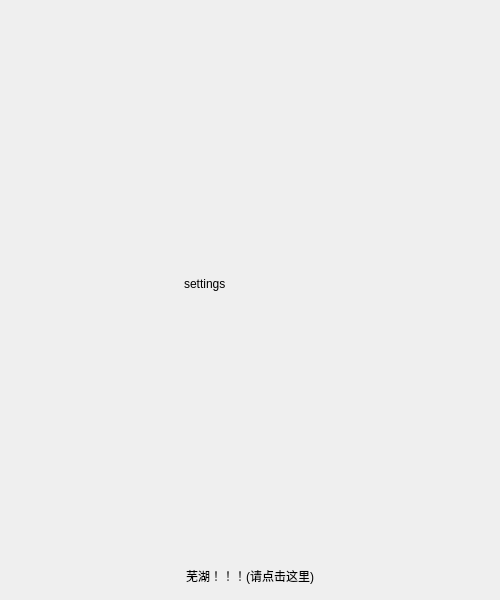
<?xml version="1.0" encoding="UTF-8"?>
<ui version="4.0">
 <class>setting</class>
 <widget class="QWidget" name="setting">
  <property name="geometry">
   <rect>
    <x>0</x>
    <y>0</y>
    <width>500</width>
    <height>600</height>
   </rect>
  </property>
  <property name="windowTitle">
   <string>no gacha no life</string>
  </property>
  <property name="windowIcon">
   <iconset resource="pictures.qrc">
    <normaloff>:/pictures/logo.png</normaloff>:/pictures/logo.png</iconset>
  </property>
  <layout class="QVBoxLayout" name="verticalLayout">
   <item>
    <widget class="QLabel" name="settings">
     <property name="text">
      <string>                                                    settings</string>
     </property>
    </widget>
   </item>
   <item>
    <widget class="MyPushButton" name="goto_course">
     <property name="enabled">
      <bool>true</bool>
     </property>
     <property name="text">
      <string>芜湖！！！(请点击这里)</string>
     </property>
     <property name="flat">
      <bool>true</bool>
     </property>
    </widget>
   </item>
  </layout>
 </widget>
 <customwidgets>
  <customwidget>
   <class>MyPushButton</class>
   <extends>QPushButton</extends>
   <header location="global">mypushbutton.h</header>
  </customwidget>
 </customwidgets>
 <resources>
  <include location="pictures.qrc"/>
 </resources>
 <connections/>
</ui>
